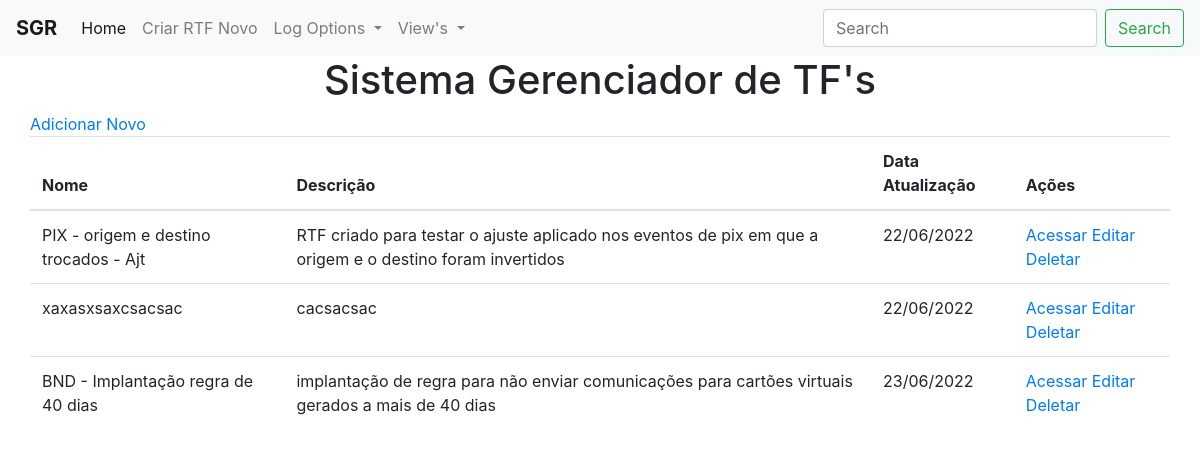
Before: /viewRTF with the older database file.
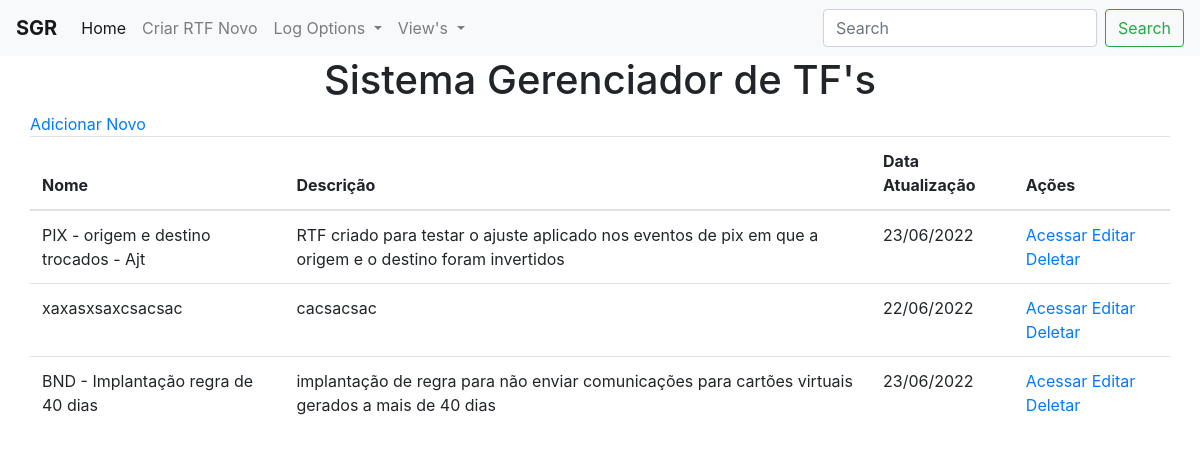
After: the same page with the newer database file.
### app.py (models this page shows, shortened)
class RTFs(db.Model):
    id = db.Column("id", db.Integer, primary_key=True, autoincrement=True)
    name = db.Column(db.String(100))
    descricao = db.Column(db.String(500))
    qtd_pages = db.Column(db.Integer)
    cenarios = db.relationship('Cenarios', backref='rtfs')
    paginas = db.relationship('Pagina', backref='rtfsP')
    data_criacao = db.Column(db.Date, default=datetime.utcnow().date())
    data_update = db.Column(db.Date, default=datetime.utcnow().date())
    data_criacao_formatada = db.Column(db.String(10))
    data_update_formatada = db.Column(db.String(10))

### app.py (the view)
@app.route("/viewRTF")
def viewRTF():
    rtfs = RTFs.query.all()
    return render_template("viewRTFs.html", values=rtfs)

### templates/viewRTFs.html (shortened to what this page needs)
{% extends "base.html" %}
{% block content%}
    <div class="container">
        <div class="row">
            <div class="col-xs-12">
                <a href="{{url_for('add_rtf')}}">Adicionar Novo</a>
            </div>
            <div class="col-xs-12">
                <table class="table">
                    <thead>
                        <th>Nome</th>
                        <th>Descrição</th>
                        <th>Data Atualização</th>
                        <th>Ações</th>
                    </thead>
                    <tbody>
                        {% for item in values %}
                            <tr>
                                <td>{{ item.name }}</td>
                                <td>{{ item.descricao }}</td>
                                <td>{{ item.data_update_formatada }}</td>
                                <td>
                                    <a href="{{url_for('viewCenarios', id_rtf=item.id, pagina=1)}}">Acessar</a>
                                    <a href="{{url_for('edit_rtf', id=item.id)}}">Editar</a>
                                    <a href="{{url_for('delete_rtf', id=item.id)}}">Deletar</a>
                                </td>
                            </tr>
                        {% endfor %}
                    </tbody>
                </table>
            </div>
        </div>
    </div>
{% endblock %}

### templates/base.html (shortened to what this page needs)
<!DOCTYPE html>
<html lang="pt-br">
<head>
    <link rel="stylesheet" href="https://cdn.jsdelivr.net/npm/bootstrap@4.3.1/dist/css/bootstrap.min.css"
>
</head>
    <body>
        <nav class="navbar navbar-expand-lg navbar-light bg-light">
            <a class="navbar-brand" href="{{ url_for('index') }}" style="font-weight:700;">SGR</a>
            <div class="collapse navbar-collapse" id="navbarSupportedContent">
                <ul class="navbar-nav mr-auto">
                    <li class="nav-item active">
                        <a class="nav-link" href="{{ url_for('index') }}">Home <span class="sr-only">(current)</span></a>
                    </li>
                    <li class="nav-item">
                        <a class="nav-link" href="{{url_for('add_rtf')}}">Criar RTF Novo</a>
                    </li>
                    <li class="nav-item dropdown">
                        <a class="nav-link dropdown-toggle" href="#" id="navbarDropdownLog" role="button" data-toggle="dropdown"
                           aria-haspopup="true" aria-expanded="false">
                            Log Options
                        </a>
                    </li>
                    <li class="nav-item dropdown">
                        <a class="nav-link dropdown-toggle" href="#" id="navbarDropdownViews" role="button" data-toggle="dropdown"
                           aria-haspopup="true" aria-expanded="false">
                            View's
                        </a>
                    </li>
                </ul>
                <form class="form-inline my-2 my-lg-0">
                    <input class="form-control mr-sm-2" type="search" placeholder="Search" aria-label="Search">
                    <button class="btn btn-outline-success my-2 my-sm-0" type="submit">Search</button>
                </form>
            </div>
        </nav>
        <div class="container-fluid">
            <h1 style="style=color:red;text-align:center;">Sistema Gerenciador de TF's</h1>
            {% block content %}{% endblock %}
        </div>
    </body>
</html>

Changed rows visible on the page:
changed RTFs "PIX - origem e destino trocados - Ajt": data_update_formatada "22/06/2022" → "23/06/2022"
